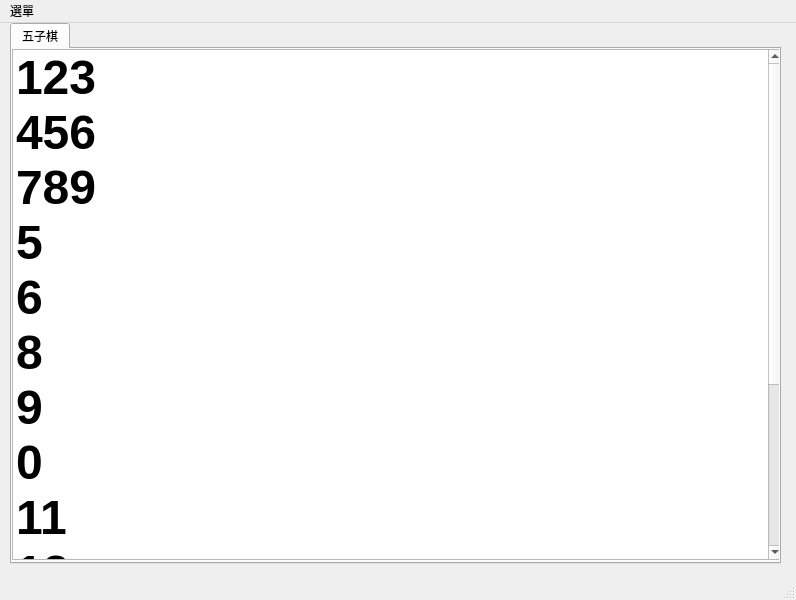
<?xml version="1.0" encoding="UTF-8"?>
<ui version="4.0">
 <class>LobbyWindow</class>
 <widget class="QMainWindow" name="LobbyWindow">
  <property name="geometry">
   <rect>
    <x>0</x>
    <y>0</y>
    <width>796</width>
    <height>600</height>
   </rect>
  </property>
  <property name="windowTitle">
   <string>多人遊戲大廳</string>
  </property>
  <widget class="QWidget" name="centralwidget">
   <widget class="QWidget" name="verticalLayoutWidget">
    <property name="geometry">
     <rect>
      <x>10</x>
      <y>0</y>
      <width>771</width>
      <height>541</height>
     </rect>
    </property>
    <layout class="QVBoxLayout" name="verticalLayout">
     <item>
      <widget class="QTabWidget" name="tabWidget">
       <property name="currentIndex">
        <number>0</number>
       </property>
       <widget class="QWidget" name="tab">
        <attribute name="title">
         <string>五子棋</string>
        </attribute>
        <widget class="QListWidget" name="listWidget">
         <property name="geometry">
          <rect>
           <x>0</x>
           <y>0</y>
           <width>771</width>
           <height>511</height>
          </rect>
         </property>
         <property name="font">
          <font>
           <pointsize>36</pointsize>
           <weight>75</weight>
           <bold>true</bold>
          </font>
         </property>
         <item>
          <property name="text">
           <string>123</string>
          </property>
         </item>
         <item>
          <property name="text">
           <string>456</string>
          </property>
         </item>
         <item>
          <property name="text">
           <string>789</string>
          </property>
         </item>
         <item>
          <property name="text">
           <string>5</string>
          </property>
         </item>
         <item>
          <property name="text">
           <string>6</string>
          </property>
         </item>
         <item>
          <property name="text">
           <string>8</string>
          </property>
         </item>
         <item>
          <property name="text">
           <string>9</string>
          </property>
         </item>
         <item>
          <property name="text">
           <string>0</string>
          </property>
         </item>
         <item>
          <property name="text">
           <string>11</string>
          </property>
         </item>
         <item>
          <property name="text">
           <string>12</string>
          </property>
         </item>
         <item>
          <property name="text">
           <string>13</string>
          </property>
         </item>
         <item>
          <property name="text">
           <string>新增項目</string>
          </property>
         </item>
        </widget>
       </widget>
      </widget>
     </item>
    </layout>
   </widget>
  </widget>
  <widget class="QMenuBar" name="menubar">
   <property name="geometry">
    <rect>
     <x>0</x>
     <y>0</y>
     <width>796</width>
     <height>32</height>
    </rect>
   </property>
   <widget class="QMenu" name="menu">
    <property name="title">
     <string>選單</string>
    </property>
    <addaction name="action_3"/>
    <addaction name="separator"/>
    <addaction name="action"/>
    <addaction name="action_2"/>
   </widget>
   <addaction name="menu"/>
  </widget>
  <widget class="QStatusBar" name="statusbar"/>
  <action name="action">
   <property name="text">
    <string>登出</string>
   </property>
  </action>
  <action name="action_2">
   <property name="text">
    <string>關閉</string>
   </property>
  </action>
  <action name="action_3">
   <property name="text">
    <string>建立房間</string>
   </property>
  </action>
 </widget>
 <resources/>
 <connections/>
</ui>
